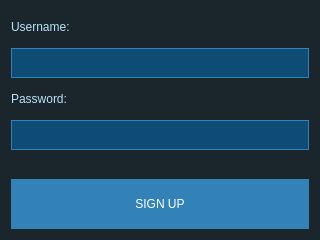
<?xml version="1.0" encoding="UTF-8"?>
<ui version="4.0">
 <class>AuthorizationForm</class>
 <widget class="QDialog" name="AuthorizationForm">
  <property name="geometry">
   <rect>
    <x>0</x>
    <y>0</y>
    <width>320</width>
    <height>240</height>
   </rect>
  </property>
  <property name="windowTitle">
   <string>Dialog</string>
  </property>
  <property name="styleSheet">
   <string notr="true">QDialog {
    background-color: #1B262C;
}

QLineEdit {
    background-color: #0F4C75;
    color: white;
    border: 1px solid #3282B8;
}

QLabel {
    color: #BBE1FA;
}

QPushButton {
    background-color: #3282B8;
    color: white;
    border: none;
    padding: 5px 10px;
}

QPushButton:hover {
    background-color: #BBE1FA;
    color: #3282B8;
}</string>
  </property>
  <layout class="QVBoxLayout" name="verticalLayout_3">
   <item>
    <layout class="QVBoxLayout" name="verticalLayout">
     <item>
      <widget class="QLabel" name="L_login">
       <property name="sizePolicy">
        <sizepolicy hsizetype="Preferred" vsizetype="Maximum">
         <horstretch>0</horstretch>
         <verstretch>0</verstretch>
        </sizepolicy>
       </property>
       <property name="minimumSize">
        <size>
         <width>0</width>
         <height>31</height>
        </size>
       </property>
       <property name="text">
        <string>Username:</string>
       </property>
      </widget>
     </item>
     <item>
      <widget class="QLineEdit" name="LE_login">
       <property name="minimumSize">
        <size>
         <width>0</width>
         <height>30</height>
        </size>
       </property>
      </widget>
     </item>
    </layout>
   </item>
   <item>
    <layout class="QVBoxLayout" name="verticalLayout_2">
     <item>
      <widget class="QLabel" name="L_password">
       <property name="sizePolicy">
        <sizepolicy hsizetype="Preferred" vsizetype="Maximum">
         <horstretch>0</horstretch>
         <verstretch>0</verstretch>
        </sizepolicy>
       </property>
       <property name="minimumSize">
        <size>
         <width>0</width>
         <height>30</height>
        </size>
       </property>
       <property name="text">
        <string>Password:</string>
       </property>
      </widget>
     </item>
     <item>
      <widget class="QLineEdit" name="LE_password">
       <property name="minimumSize">
        <size>
         <width>0</width>
         <height>30</height>
        </size>
       </property>
      </widget>
     </item>
    </layout>
   </item>
   <item>
    <widget class="QLabel" name="L_result">
     <property name="text">
      <string/>
     </property>
    </widget>
   </item>
   <item>
    <widget class="QPushButton" name="PB_signUp">
     <property name="sizePolicy">
      <sizepolicy hsizetype="Minimum" vsizetype="Preferred">
       <horstretch>0</horstretch>
       <verstretch>0</verstretch>
      </sizepolicy>
     </property>
     <property name="minimumSize">
      <size>
       <width>0</width>
       <height>50</height>
      </size>
     </property>
     <property name="maximumSize">
      <size>
       <width>16777215</width>
       <height>50</height>
      </size>
     </property>
     <property name="text">
      <string>SIGN UP</string>
     </property>
    </widget>
   </item>
  </layout>
 </widget>
 <resources/>
 <connections/>
</ui>
